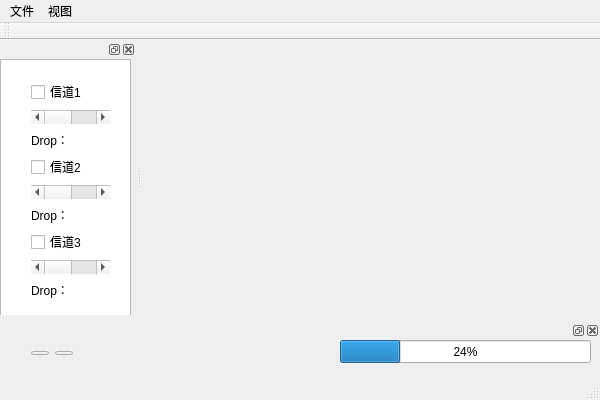
<?xml version="1.0" encoding="UTF-8"?>
<ui version="4.0">
 <class>Channel_simClass</class>
 <widget class="QMainWindow" name="Channel_simClass">
  <property name="enabled">
   <bool>true</bool>
  </property>
  <property name="geometry">
   <rect>
    <x>0</x>
    <y>0</y>
    <width>600</width>
    <height>400</height>
   </rect>
  </property>
  <property name="maximumSize">
   <size>
    <width>16777215</width>
    <height>400</height>
   </size>
  </property>
  <property name="windowTitle">
   <string>模拟无线多体制发送端</string>
  </property>
  <property name="windowIcon">
   <iconset resource="Channel_sim.qrc">
    <normaloff>:/Channel_sim/resouce/avic.png</normaloff>:/Channel_sim/resouce/avic.png</iconset>
  </property>
  <widget class="QWidget" name="centralWidget">
   <layout class="QVBoxLayout" name="verticalLayout"/>
  </widget>
  <widget class="QMenuBar" name="menuBar">
   <property name="geometry">
    <rect>
     <x>0</x>
     <y>0</y>
     <width>600</width>
     <height>33</height>
    </rect>
   </property>
   <widget class="QMenu" name="menu">
    <property name="title">
     <string>文件</string>
    </property>
    <property name="icon">
     <iconset resource="Channel_sim.qrc">
      <normaloff>:/Channel_sim/resouce/file.png</normaloff>:/Channel_sim/resouce/file.png</iconset>
    </property>
    <addaction name="file_action"/>
   </widget>
   <widget class="QMenu" name="view_action">
    <property name="title">
     <string>视图</string>
    </property>
    <property name="icon">
     <iconset resource="Channel_sim.qrc">
      <normaloff>:/Channel_sim/resouce/列表视图.png</normaloff>:/Channel_sim/resouce/列表视图.png</iconset>
    </property>
    <addaction name="actionchannel"/>
    <addaction name="actionlog"/>
    <addaction name="actionvideo"/>
   </widget>
   <addaction name="menu"/>
   <addaction name="view_action"/>
  </widget>
  <widget class="QToolBar" name="mainToolBar">
   <attribute name="toolBarArea">
    <enum>TopToolBarArea</enum>
   </attribute>
   <attribute name="toolBarBreak">
    <bool>false</bool>
   </attribute>
  </widget>
  <widget class="QDockWidget" name="dockWidget_4">
   <property name="minimumSize">
    <size>
     <width>136</width>
     <height>274</height>
    </size>
   </property>
   <property name="maximumSize">
    <size>
     <width>139</width>
     <height>524287</height>
    </size>
   </property>
   <attribute name="dockWidgetArea">
    <number>1</number>
   </attribute>
   <widget class="QWidget" name="dockWidgetContents_4">
    <widget class="QListWidget" name="listWidget">
     <property name="geometry">
      <rect>
       <x>0</x>
       <y>0</y>
       <width>131</width>
       <height>321</height>
      </rect>
     </property>
    </widget>
    <widget class="QWidget" name="layoutWidget">
     <property name="geometry">
      <rect>
       <x>20</x>
       <y>10</y>
       <width>101</width>
       <height>241</height>
      </rect>
     </property>
     <layout class="QVBoxLayout" name="verticalLayout_2">
      <item>
       <widget class="QCheckBox" name="Channel1_checkbox">
        <property name="text">
         <string>信道1</string>
        </property>
       </widget>
      </item>
      <item>
       <widget class="QScrollBar" name="packetlost_bar1">
        <property name="orientation">
         <enum>Qt::Orientation::Horizontal</enum>
        </property>
       </widget>
      </item>
      <item>
       <widget class="QLabel" name="lostrate_label1">
        <property name="text">
         <string>Drop：</string>
        </property>
       </widget>
      </item>
      <item>
       <widget class="QCheckBox" name="channel2_checkbox">
        <property name="text">
         <string>信道2</string>
        </property>
       </widget>
      </item>
      <item>
       <widget class="QScrollBar" name="packetlost_bar2">
        <property name="orientation">
         <enum>Qt::Orientation::Horizontal</enum>
        </property>
       </widget>
      </item>
      <item>
       <widget class="QLabel" name="lostrate_label2">
        <property name="text">
         <string>Drop：</string>
        </property>
       </widget>
      </item>
      <item>
       <widget class="QCheckBox" name="channel3_checkbox">
        <property name="text">
         <string>信道3</string>
        </property>
       </widget>
      </item>
      <item>
       <widget class="QScrollBar" name="packetlost_bar3">
        <property name="orientation">
         <enum>Qt::Orientation::Horizontal</enum>
        </property>
       </widget>
      </item>
      <item>
       <widget class="QLabel" name="lostrate_label3">
        <property name="midLineWidth">
         <number>-1</number>
        </property>
        <property name="text">
         <string>Drop：</string>
        </property>
       </widget>
      </item>
     </layout>
    </widget>
   </widget>
  </widget>
  <widget class="QDockWidget" name="tooldock">
   <property name="enabled">
    <bool>true</bool>
   </property>
   <property name="minimumSize">
    <size>
     <width>600</width>
     <height>57</height>
    </size>
   </property>
   <property name="maximumSize">
    <size>
     <width>600</width>
     <height>57</height>
    </size>
   </property>
   <attribute name="dockWidgetArea">
    <number>8</number>
   </attribute>
   <widget class="QWidget" name="dockWidgetContents">
    <widget class="QWidget" name="layoutWidget">
     <property name="geometry">
      <rect>
       <x>20</x>
       <y>0</y>
       <width>64</width>
       <height>26</height>
      </rect>
     </property>
     <layout class="QHBoxLayout" name="horizontalLayout">
      <item>
       <widget class="QPushButton" name="Play_btn">
        <property name="mouseTracking">
         <bool>false</bool>
        </property>
        <property name="styleSheet">
         <string notr="true">QPushButton:pressed {
    /* 鼠标按下状态 */
    background-color: #999;
}</string>
        </property>
        <property name="text">
         <string/>
        </property>
        <property name="icon">
         <iconset resource="Channel_sim.qrc">
          <normaloff>:/Channel_sim/resouce/开始1.png</normaloff>:/Channel_sim/resouce/开始1.png</iconset>
        </property>
       </widget>
      </item>
      <item>
       <widget class="QPushButton" name="Stop_btn">
        <property name="styleSheet">
         <string notr="true">QPushButton:pressed {
    /* 鼠标按下状态 */
    background-color: #999;
}</string>
        </property>
        <property name="text">
         <string/>
        </property>
        <property name="icon">
         <iconset resource="Channel_sim.qrc">
          <normaloff>:/Channel_sim/resouce/24gf-stop.png</normaloff>:/Channel_sim/resouce/24gf-stop.png</iconset>
        </property>
       </widget>
      </item>
     </layout>
    </widget>
    <widget class="QProgressBar" name="progressBar">
     <property name="geometry">
      <rect>
       <x>340</x>
       <y>0</y>
       <width>251</width>
       <height>23</height>
      </rect>
     </property>
     <property name="value">
      <number>24</number>
     </property>
    </widget>
   </widget>
  </widget>
  <widget class="QStatusBar" name="statusBar"/>
  <action name="file_action">
   <property name="icon">
    <iconset resource="Channel_sim.qrc">
     <normaloff>:/Channel_sim/resouce/24gf-folderOpen-copy.png</normaloff>:/Channel_sim/resouce/24gf-folderOpen-copy.png</iconset>
   </property>
   <property name="text">
    <string>open</string>
   </property>
  </action>
  <action name="actionchannel">
   <property name="text">
    <string>channel</string>
   </property>
  </action>
  <action name="actionlog">
   <property name="text">
    <string>tool</string>
   </property>
  </action>
  <action name="actionvideo">
   <property name="text">
    <string>video</string>
   </property>
  </action>
 </widget>
 <layoutdefault spacing="6" margin="11"/>
 <resources>
  <include location="Channel_sim.qrc"/>
 </resources>
 <connections>
  <connection>
   <sender>actionchannel</sender>
   <signal>triggered()</signal>
   <receiver>dockWidget_4</receiver>
   <slot>show()</slot>
   <hints>
    <hint type="sourcelabel">
     <x>-1</x>
     <y>-1</y>
    </hint>
    <hint type="destinationlabel">
     <x>61</x>
     <y>47</y>
    </hint>
   </hints>
  </connection>
  <connection>
   <sender>actionlog</sender>
   <signal>triggered()</signal>
   <receiver>tooldock</receiver>
   <slot>show()</slot>
   <hints>
    <hint type="sourcelabel">
     <x>-1</x>
     <y>-1</y>
    </hint>
    <hint type="destinationlabel">
     <x>299</x>
     <y>351</y>
    </hint>
   </hints>
  </connection>
 </connections>
</ui>
